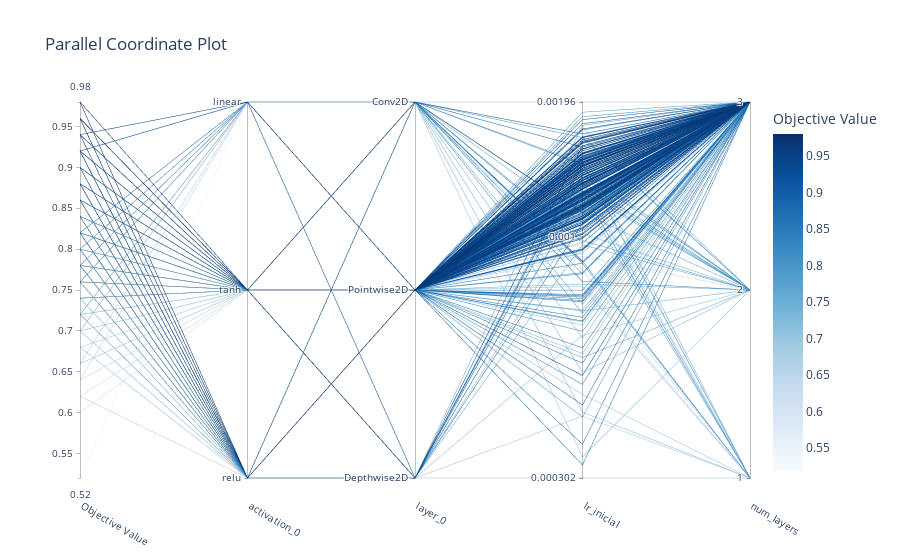

Notebook source saved alongside this figure:
### Code cell
plot_parallel_coordinate(
    study_2,
    [
        "lr_inicial",
        "num_layers",
        "layer_0",
        "activation_0",
    ],
)

### Figure 1 — Plotly figure (JSON) as saved in the notebook; plotly's stock layout.template omitted (floating-point values rounded to 4 significant figures; data arrays with more than 128 entries replaced by an {"elided": "..."} marker saying what was removed)
{"data": [{"dimensions": [{"label": "Objective Value", "range": [0.52, 0.98], "values": {"elided": "300 float values"}}, {"label": "activation_0", "range": [0, 2], "ticktext": ["relu", "tanh", "linear"], "tickvals": [0, 1, 2], "values": {"elided": "300 int values"}}, {"label": "layer_0", "range": [0, 2], "ticktext": ["Depthwise2D", "Pointwise2D", "Conv2D"], "tickvals": [0, 1, 2], "values": {"elided": "300 int values"}}, {"label": "lr_inicial", "range": [-3.52, -2.709], "ticktext": ["0.000302", "0.001", "0.00196"], "tickvals": [-3.52, -3, -2.709], "values": {"elided": "300 float values"}}, {"label": "num_layers", "range": [0, 2], "ticktext": ["1", "2", "3"], "tickvals": [0, 1, 2], "values": {"elided": "300 int values"}}], "labelangle": 30, "labelside": "bottom", "line": {"color": {"elided": "300 float values"}, "colorbar": {"title": {"text": "Objective Value"}}, "colorscale": [[0, "rgb(247,251,255)"], [0.125, "rgb(222,235,247)"], [0.25, "rgb(198,219,239)"], [0.375, "rgb(158,202,225)"], [0.5, "rgb(107,174,214)"], [0.625, "rgb(66,146,198)"], [0.75, "rgb(33,113,181)"], [0.875, "rgb(8,81,156)"], [1, "rgb(8,48,107)"]], "reversescale": false, "showscale": true}, "type": "parcoords"}], "layout": {"title": {"text": "Parallel Coordinate Plot"}}}
